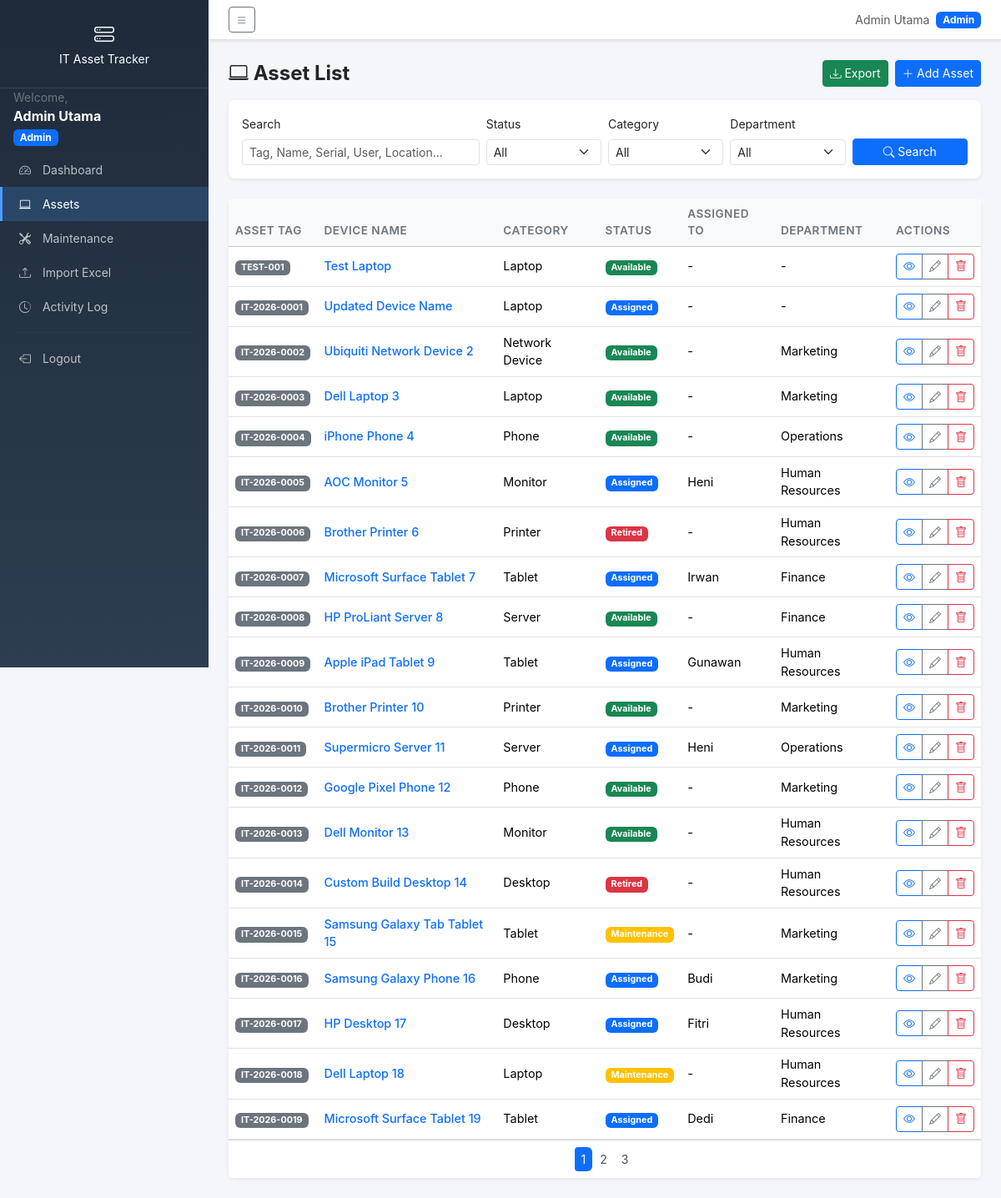
Screenshot of /assets (signed in) with the database file from the repository.
### models/user.py (models this page shows, shortened)
class User(UserMixin, db.Model):
    __tablename__ = 'users'
    id = db.Column(db.Integer, primary_key=True)
    username = db.Column(db.String(80), unique=True, nullable=False)
    email = db.Column(db.String(120), unique=True, nullable=False)
    password_hash = db.Column(db.String(256), nullable=False)
    full_name = db.Column(db.String(120), nullable=False)
    role = db.Column(db.String(20), nullable=False, default='Engineer')
    def is_admin(self):
        return self.role == 'Admin'

### models/asset.py (models this page shows, shortened)
class Asset(db.Model):
    __tablename__ = 'assets'
    id = db.Column(db.Integer, primary_key=True)
    asset_tag = db.Column(db.String(50), unique=True, nullable=False)
    device_name = db.Column(db.String(120), nullable=False)
    category = db.Column(db.String(80), nullable=False)
    brand = db.Column(db.String(80))
    model = db.Column(db.String(80))
    serial_number = db.Column(db.String(100), unique=True)
    purchase_date = db.Column(db.Date)
    warranty_expiration = db.Column(db.Date)
    vendor_id = db.Column(db.Integer, db.ForeignKey('vendors.id'))
    assigned_user = db.Column(db.String(120))
    department_id = db.Column(db.Integer, db.ForeignKey('departments.id'))
    location = db.Column(db.String(120))
    status = db.Column(db.String(30), nullable=False, default='Available')
    condition = db.Column(db.String(30), default='Good')
    notes = db.Column(db.Text)
    created_at = db.Column(db.DateTime, default=datetime.utcnow)
    updated_at = db.Column(db.DateTime, default=datetime.utcnow, onupdate=datetime.utcnow)
    maintenance_records = db.relationship('Maintenance', backref='asset', lazy=True, cascade='all, delete-orphan')
    documents = db.relationship('Document', backref='asset', lazy=True, cascade='all, delete-orphan')

### models/department.py (models this page shows, shortened)
class Department(db.Model):
    __tablename__ = 'departments'
    id = db.Column(db.Integer, primary_key=True)
    name = db.Column(db.String(120), unique=True, nullable=False)
    description = db.Column(db.Text)
    assets = db.relationship('Asset', backref='department_rel', lazy=True)

### routes/assets.py (the view, shortened to what this page needs)
@assets_bp.route('/assets')
@login_required
def list_assets():
    page = request.args.get('page', 1, type=int)
    per_page = 20
    search = request.args.get('search', '')
    status_filter = request.args.get('status', '')
    category_filter = request.args.get('category', '')
    department_filter = request.args.get('department', '')
    query = Asset.query
    if status_filter:
        query = query.filter(Asset.status == status_filter)
    if category_filter:
        query = query.filter(Asset.category == category_filter)
    if department_filter:
        query = query.filter(Asset.department_id == int(department_filter))
    query = query.order_by(Asset.created_at.desc())
    pagination = query.paginate(page=page, per_page=per_page, error_out=False)
    assets = pagination.items
    categories = db.session.query(Asset.category.distinct()).all()
    categories = [c[0] for c in categories if c[0]]
    departments = Department.query.all()
    statuses = ['Available', 'Assigned', 'Maintenance', 'Retired']
    return render_template(
        'assets/list.html',
        assets=assets,
        pagination=pagination,
        search=search,
        status_filter=status_filter,
        category_filter=category_filter,
        department_filter=department_filter,
        categories=categories,
        departments=departments,
        statuses=statuses
    )

### templates/assets/list.html (shortened to what this page needs)
{% extends "base.html" %}
{% block content %}
<div class="d-flex justify-content-between align-items-center mb-3">
    <h4 class="fw-bold mb-0"><i class="bi bi-laptop"></i> Asset List</h4>
    <div class="d-flex gap-2">
        <a href="{{ url_for('assets.export_assets') }}" class="btn btn-success btn-sm">
            <i class="bi bi-download"></i> Export
        </a>
        {% if current_user.is_admin() %}
        <a href="{{ url_for('assets.create_asset') }}" class="btn btn-primary btn-sm">
            <i class="bi bi-plus-lg"></i> Add Asset
        </a>
        {% endif %}
    </div>
</div>
<div class="card border-0 shadow-sm mb-4">
    <div class="card-body">
        <form method="GET" class="row g-2 align-items-end">
            <div class="col-md-4">
                <label class="form-label small">Search</label>
                <input type="text" name="search" class="form-control form-control-sm" placeholder="Tag, Name, Serial, User, Location..." value="{{ search }}">
            </div>
            <div class="col-md-2">
                <label class="form-label small">Status</label>
                <select name="status" class="form-select form-select-sm">
                    <option value="">All</option>
                </select>
            </div>
            <div class="col-md-2">
                <label class="form-label small">Category</label>
                <select name="category" class="form-select form-select-sm">
                    <option value="">All</option>
                </select>
            </div>
            <div class="col-md-2">
                <label class="form-label small">Department</label>
                <select name="department" class="form-select form-select-sm">
                    <option value="">All</option>
                </select>
            </div>
            <div class="col-md-2">
                <button type="submit" class="btn btn-primary btn-sm w-100"><i class="bi bi-search"></i> Search</button>
            </div>
        </form>
    </div>
</div>
<div class="card border-0 shadow-sm">
    <div class="table-responsive">
        <table class="table table-hover align-middle mb-0">
            <thead class="table-light">
                <tr>
                    <th>Asset Tag</th>
                    <th>Device Name</th>
                    <th>Category</th>
                    <th>Status</th>
                    <th>Assigned To</th>
                    <th>Department</th>
                    <th>Actions</th>
                </tr>
            </thead>
            <tbody>
                {% for asset in assets %}
                <tr>
                    <td><span class="badge bg-secondary">{{ asset.asset_tag }}</span></td>
                    <td><a href="{{ url_for('assets.detail_asset', asset_id=asset.id) }}" class="text-decoration-none fw-medium">{{ asset.device_name }}</a></td>
                    <td>{{ asset.category }}</td>
                    <td>
                        <span class="badge bg-{{ 'success' if asset.status == 'Available' else 'primary' if asset.status == 'Assigned' else 'warning' if asset.status == 'Maintenance' else 'danger' }}">
                            {{ asset.status }}
                        </span>
                    </td>
                    <td>{{ asset.assigned_user or '-' }}</td>
                    <td>{{ asset.department_rel.name if asset.department_rel else '-' }}</td>
                    <td>
                        <div class="btn-group btn-group-sm">
                            <a href="{{ url_for('assets.detail_asset', asset_id=asset.id) }}" class="btn btn-outline-primary" title="View"><i class="bi bi-eye"></i></a>
                            {% if current_user.is_admin() %}
                            <a href="{{ url_for('assets.edit_asset', asset_id=asset.id) }}" class="btn btn-outline-secondary" title="Edit"><i class="bi bi-pencil"></i></a>
                            <button type="button" class="btn btn-outline-danger" title="Delete" data-bs-toggle="modal" data-bs-target="#deleteModal{{ asset.id }}"><i class="bi bi-trash"></i></button>
                            {% endif %}
                        </div>
                    </td>
                </tr>
                {% endfor %}
            </tbody>
        </table>
    </div>
    {% if pagination.pages > 1 %}
    <div class="card-footer bg-white">
        <nav>
            <ul class="pagination pagination-sm justify-content-center mb-0">
                {% for page_num in pagination.iter_pages(left_edge=1, right_edge=1, left_current=2, right_current=2) %}
                    {% if page_num %}
                        <li class="page-item {{ 'active' if page_num == pagination.page }}">
                            <a class="page-link" href="{{ url_for('assets.list_assets', page=page_num, search=search, status=status_filter, category=category_filter, department=department_filter) }}">{{ page_num }}</a>
                        </li>
                    {% else %}
                        <li class="page-item disabled"><span class="page-link">...</span></li>
                    {% endif %}
                {% endfor %}
            </ul>
        </nav>
    </div>
    {% endif %}
</div>
{% endblock %}

### templates/base.html (shortened to what this page needs)
<!DOCTYPE html>
<html lang="en">
<head>
    <link href="https://cdn.jsdelivr.net/npm/bootstrap@5.3.2/dist/css/bootstrap.min.css" rel="stylesheet">
    <link href="https://cdn.jsdelivr.net/npm/bootstrap-icons@1.11.3/font/bootstrap-icons.css" rel="stylesheet">
    <link href="{{ url_for('static', filename='css/style.css') }}" rel="stylesheet">
</head>
<body>
{% if current_user.is_authenticated %}
<div class="d-flex" id="wrapper">
    <div class="sidebar" id="sidebar">
        <div class="sidebar-heading text-center py-4">
            <i class="bi bi-hdd-stack fs-4"></i>
            <span class="d-block small">IT Asset Tracker</span>
        </div>
        <div class="px-3 mb-2">
            <div class="small text-secondary">Welcome,</div>
            <div class="fw-bold text-truncate">{{ current_user.full_name }}</div>
            <span class="badge bg-{{ 'primary' if current_user.is_admin() else 'secondary' }}">{{ current_user.role }}</span>
        </div>
        <ul class="nav flex-column">
            <li class="nav-item">
                <a class="nav-link {{ 'active' if request.endpoint == 'dashboard.index' }}" href="{{ url_for('dashboard.index') }}">
                    <i class="bi bi-speedometer2"></i> Dashboard
                </a>
            </li>
            <li class="nav-item">
                <a class="nav-link {{ 'active' if request.endpoint and request.endpoint.startswith('assets') }}" href="{{ url_for('assets.list_assets') }}">
                    <i class="bi bi-laptop"></i> Assets
                </a>
            </li>
            <li class="nav-item">
                <a class="nav-link {{ 'active' if request.endpoint and request.endpoint.startswith('maintenance') }}" href="{{ url_for('maintenance.list_maintenance') }}">
                    <i class="bi bi-tools"></i> Maintenance
                </a>
            </li>
            <li class="nav-item">
                <a class="nav-link {{ 'active' if request.endpoint == 'assets.import_assets' }}" href="{{ url_for('assets.import_assets') }}">
                    <i class="bi bi-upload"></i> Import Excel
                </a>
            </li>
            <li class="nav-item">
                <a class="nav-link {{ 'active' if request.endpoint == 'activity.list_activity' }}" href="{{ url_for('activity.list_activity') }}">
                    <i class="bi bi-clock-history"></i> Activity Log
                </a>
            </li>
            <li class="nav-divider"><hr></li>
            <li class="nav-item">
                <a class="nav-link" href="{{ url_for('auth.logout') }}">
                    <i class="bi bi-box-arrow-left"></i> Logout
                </a>
            </li>
        </ul>
    </div>
    <div id="page-content-wrapper">
        <nav class="navbar navbar-expand navbar-light bg-white border-bottom shadow-sm px-4">
            <button class="btn btn-outline-secondary btn-sm" id="menu-toggle">
                <i class="bi bi-list"></i>
            </button>
            <span class="ms-auto d-flex align-items-center gap-2">
                <span class="text-muted small">{{ current_user.full_name }}</span>
                <span class="badge bg-{{ 'primary' if current_user.is_admin() else 'secondary' }}">{{ current_user.role }}</span>
            </span>
        </nav>
        <div class="container-fluid px-4 py-4">
{% else %}
<div class="container-fluid">
{% endif %}
    {% block content %}{% endblock %}
{% if current_user.is_authenticated %}
        </div>
    </div>
</div>
{% else %}
</div>
{% endif %}
</body>
</html>

### static/css/style.css (style rules this page uses)
:root { --sidebar-width: 250px; }
body { font-family: -apple-system, BlinkMacSystemFont, 'Segoe UI', Roboto, Oxygen, Ubuntu, sans-serif; background: #f5f6fa; overflow-x: hidden; }
#wrapper { display: flex; min-height: 100vh; }
.sidebar { width: var(--sidebar-width); background: linear-gradient(180deg, #1e2a3a 0%, #2c3e50 100%); color: #fff; position: fixed; top: 0; left: 0; height: 100vh; z-index: 1000; overflow-y: auto; transition: margin-left 0.3s; }
.sidebar .sidebar-heading { border-bottom: 1px solid rgba(255,255,255,0.1); }
.sidebar .nav-link { color: rgba(255,255,255,0.7); padding: 10px 20px; font-size: 14px; border-left: 3px solid transparent; transition: all 0.2s; }
.sidebar .nav-link.active { color: #fff; background: rgba(74, 158, 255, 0.2); border-left-color: #4a9eff; }
.sidebar .nav-link i { margin-right: 10px; width: 20px; text-align: center; }
.sidebar .nav-divider hr { margin: 10px 20px; border-color: rgba(255,255,255,0.1); }
#page-content-wrapper { width: 100%; margin-left: var(--sidebar-width); transition: margin-left 0.3s; }
.card { border-radius: 8px; }
.table th { font-weight: 600; font-size: 0.85rem; color: #6c757d; text-transform: uppercase; letter-spacing: 0.5px; }
.table td { font-size: 0.9rem; vertical-align: middle; }
.btn-sm i { font-size: 0.85rem; }
.pagination .page-link { border: none; margin: 0 2px; border-radius: 6px; color: #495057; }
.pagination .page-item.active .page-link { background: #0d6efd; color: #fff; }

### rows the page displays
User: full_name "Admin Utama", role "Admin"
Asset: asset_tag "TEST-001", device_name "Test Laptop", category "Laptop", status "Available", assigned_user "-", department_rel "-"
Asset: asset_tag "IT-2026-0001", device_name "Updated Device Name", category "Laptop", status "Assigned", assigned_user "-", department_rel "-"
Asset: asset_tag "IT-2026-0002", device_name "Ubiquiti Network Device 2", category "Network Device", status "Available", assigned_user "-", department_rel "Marketing"
Asset: asset_tag "IT-2026-0003", device_name "Dell Laptop 3", category "Laptop", status "Available", assigned_user "-", department_rel "Marketing"
Asset: asset_tag "IT-2026-0004", device_name "iPhone Phone 4", category "Phone", status "Available", assigned_user "-", department_rel "Operations"
Asset: asset_tag "IT-2026-0005", device_name "AOC Monitor 5", category "Monitor", status "Assigned", assigned_user "Heni", department_rel "Human Resources"
Asset: asset_tag "IT-2026-0006", device_name "Brother Printer 6", category "Printer", status "Retired", assigned_user "-", department_rel "Human Resources"
Asset: asset_tag "IT-2026-0007", device_name "Microsoft Surface Tablet 7", category "Tablet", status "Assigned", assigned_user "Irwan", department_rel "Finance"
Asset: asset_tag "IT-2026-0008", device_name "HP ProLiant Server 8", category "Server", status "Available", assigned_user "-", department_rel "Finance"
Asset: asset_tag "IT-2026-0009", device_name "Apple iPad Tablet 9", category "Tablet", status "Assigned", assigned_user "Gunawan", department_rel "Human Resources"
Asset: asset_tag "IT-2026-0010", device_name "Brother Printer 10", category "Printer", status "Available", assigned_user "-", department_rel "Marketing"
Asset: asset_tag "IT-2026-0011", device_name "Supermicro Server 11", category "Server", status "Assigned", assigned_user "Heni", department_rel "Operations"
Asset: asset_tag "IT-2026-0012", device_name "Google Pixel Phone 12", category "Phone", status "Available", assigned_user "-", department_rel "Marketing"
Asset: asset_tag "IT-2026-0013", device_name "Dell Monitor 13", category "Monitor", status "Available", assigned_user "-", department_rel "Human Resources"
Asset: asset_tag "IT-2026-0014", device_name "Custom Build Desktop 14", category "Desktop", status "Retired", assigned_user "-", department_rel "Human Resources"
Asset: asset_tag "IT-2026-0015", device_name "Samsung Galaxy Tab Tablet 15", category "Tablet", status "Maintenance", assigned_user "-", department_rel "Marketing"
Asset: asset_tag "IT-2026-0016", device_name "Samsung Galaxy Phone 16", category "Phone", status "Assigned", assigned_user "Budi", department_rel "Marketing"
Asset: asset_tag "IT-2026-0017", device_name "HP Desktop 17", category "Desktop", status "Assigned", assigned_user "Fitri", department_rel "Human Resources"
Asset: asset_tag "IT-2026-0018", device_name "Dell Laptop 18", category "Laptop", status "Maintenance", assigned_user "-", department_rel "Human Resources"
Asset: asset_tag "IT-2026-0019", device_name "Microsoft Surface Tablet 19", category "Tablet", status "Assigned", assigned_user "Dedi", department_rel "Finance"

### other values shown
{{ page_num }} "1" "2" "3"
